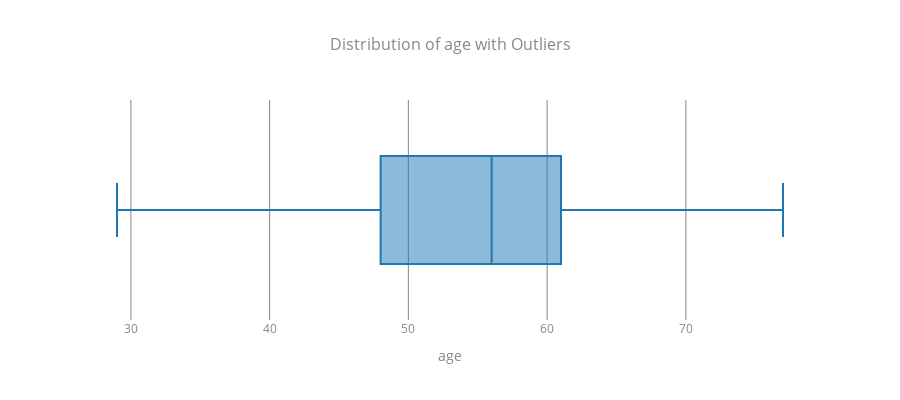
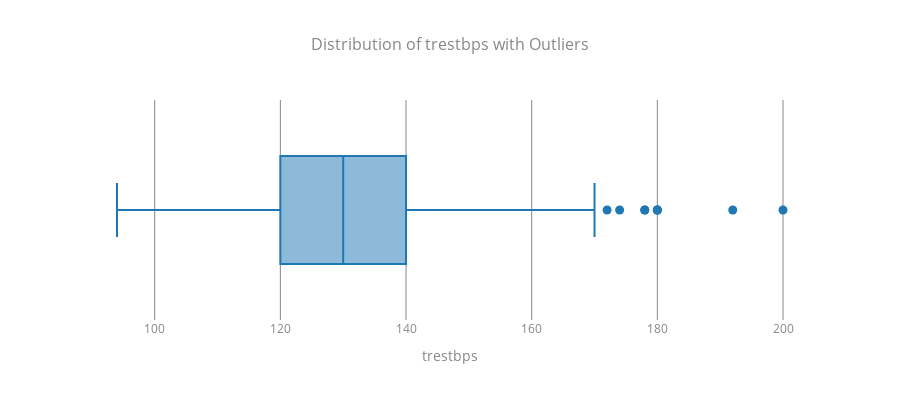
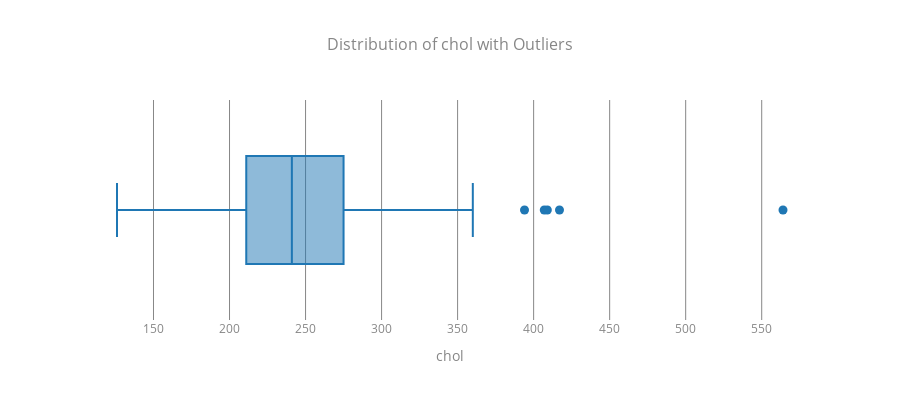
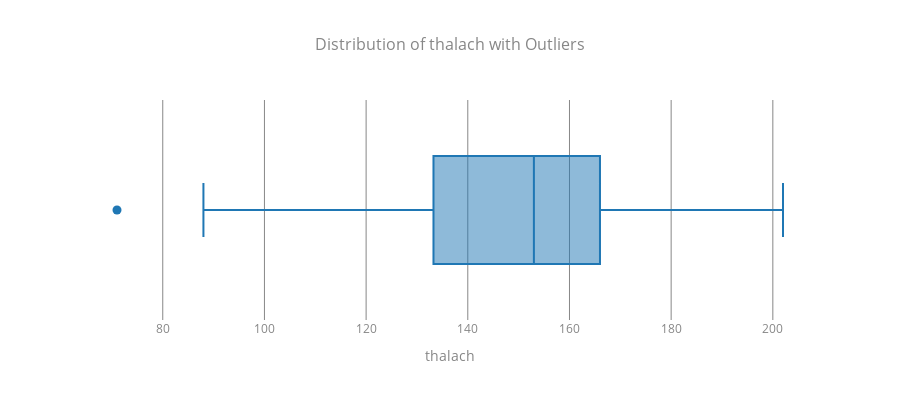

Here is the notebook cell these charts were saved with, in order:
### Markdown cell above
#### **Boxplots for outlier analysis (Interactive plots)**

### Code cell
# Set theme
fig_config = {
    'plot_bgcolor': "rgba(0,0,0,0)",   # Transparent plot area
    'paper_bgcolor': "rgba(0,0,0,0)",  # Transparent figure background
    'font': {'color': GRID_TEXT_COLOR, 'size': 12},
    'title': {'x': 0.5, 'xanchor': 'center', 'font': {'size': 16}},
    'height': 400
}

# Loop through numerical columns and create boxplots
for col in numerical_cols:
    fig = px.box(df, 
                 x=col, 
                 title=f'Distribution of {col} with Outliers',
                 color_discrete_sequence=[PRIMARY_COLOR], 
                 points='outliers')  
    
    # Apply styling
    fig.update_layout(**fig_config)
    fig.update_traces(marker=dict(size=9), line=dict(width=2))
    fig.update_xaxes(gridcolor=GRID_TEXT_COLOR, zerolinecolor=EDGE_COLOR)
    
    fig.show()

### Figure 1 — Plotly figure (JSON) as saved in the notebook; plotly's stock layout.template omitted (floating-point values rounded to 4 significant figures; data arrays with more than 128 entries replaced by an {"elided": "..."} marker saying what was removed)
{"data": [{"alignmentgroup": "True", "boxpoints": "outliers", "hovertemplate": "age=%{x}<extra></extra>", "legendgroup": "", "line": {"width": 2}, "marker": {"color": "#1f77b4", "size": 9}, "name": "", "notched": false, "offsetgroup": "", "orientation": "h", "showlegend": false, "type": "box", "x": {"elided": "303 float values"}, "x0": " ", "xaxis": "x", "y0": " ", "yaxis": "y"}], "layout": {"boxmode": "group", "font": {"color": "#878787", "size": 12}, "height": 400, "legend": {"tracegroupgap": 0}, "paper_bgcolor": "rgba(0,0,0,0)", "plot_bgcolor": "rgba(0,0,0,0)", "title": {"font": {"size": 16}, "text": "Distribution of age with Outliers", "x": 0.5, "xanchor": "center"}, "xaxis": {"anchor": "y", "domain": [0, 1], "gridcolor": "#878787", "title": {"text": "age"}, "zerolinecolor": "#1F1F1F"}, "yaxis": {"anchor": "x", "domain": [0, 1]}}}

### Figure 2 — Plotly figure (JSON) as saved in the notebook; plotly's stock layout.template omitted (floating-point values rounded to 4 significant figures; data arrays with more than 128 entries replaced by an {"elided": "..."} marker saying what was removed)
{"data": [{"alignmentgroup": "True", "boxpoints": "outliers", "hovertemplate": "trestbps=%{x}<extra></extra>", "legendgroup": "", "line": {"width": 2}, "marker": {"color": "#1f77b4", "size": 9}, "name": "", "notched": false, "offsetgroup": "", "orientation": "h", "showlegend": false, "type": "box", "x": {"elided": "303 float values"}, "x0": " ", "xaxis": "x", "y0": " ", "yaxis": "y"}], "layout": {"boxmode": "group", "font": {"color": "#878787", "size": 12}, "height": 400, "legend": {"tracegroupgap": 0}, "paper_bgcolor": "rgba(0,0,0,0)", "plot_bgcolor": "rgba(0,0,0,0)", "title": {"font": {"size": 16}, "text": "Distribution of trestbps with Outliers", "x": 0.5, "xanchor": "center"}, "xaxis": {"anchor": "y", "domain": [0, 1], "gridcolor": "#878787", "title": {"text": "trestbps"}, "zerolinecolor": "#1F1F1F"}, "yaxis": {"anchor": "x", "domain": [0, 1]}}}

### Figure 3 — Plotly figure (JSON) as saved in the notebook; plotly's stock layout.template omitted (floating-point values rounded to 4 significant figures; data arrays with more than 128 entries replaced by an {"elided": "..."} marker saying what was removed)
{"data": [{"alignmentgroup": "True", "boxpoints": "outliers", "hovertemplate": "chol=%{x}<extra></extra>", "legendgroup": "", "line": {"width": 2}, "marker": {"color": "#1f77b4", "size": 9}, "name": "", "notched": false, "offsetgroup": "", "orientation": "h", "showlegend": false, "type": "box", "x": {"elided": "303 float values"}, "x0": " ", "xaxis": "x", "y0": " ", "yaxis": "y"}], "layout": {"boxmode": "group", "font": {"color": "#878787", "size": 12}, "height": 400, "legend": {"tracegroupgap": 0}, "paper_bgcolor": "rgba(0,0,0,0)", "plot_bgcolor": "rgba(0,0,0,0)", "title": {"font": {"size": 16}, "text": "Distribution of chol with Outliers", "x": 0.5, "xanchor": "center"}, "xaxis": {"anchor": "y", "domain": [0, 1], "gridcolor": "#878787", "title": {"text": "chol"}, "zerolinecolor": "#1F1F1F"}, "yaxis": {"anchor": "x", "domain": [0, 1]}}}

### Figure 4 — Plotly figure (JSON) as saved in the notebook; plotly's stock layout.template omitted (floating-point values rounded to 4 significant figures; data arrays with more than 128 entries replaced by an {"elided": "..."} marker saying what was removed)
{"data": [{"alignmentgroup": "True", "boxpoints": "outliers", "hovertemplate": "thalach=%{x}<extra></extra>", "legendgroup": "", "line": {"width": 2}, "marker": {"color": "#1f77b4", "size": 9}, "name": "", "notched": false, "offsetgroup": "", "orientation": "h", "showlegend": false, "type": "box", "x": {"elided": "303 float values"}, "x0": " ", "xaxis": "x", "y0": " ", "yaxis": "y"}], "layout": {"boxmode": "group", "font": {"color": "#878787", "size": 12}, "height": 400, "legend": {"tracegroupgap": 0}, "paper_bgcolor": "rgba(0,0,0,0)", "plot_bgcolor": "rgba(0,0,0,0)", "title": {"font": {"size": 16}, "text": "Distribution of thalach with Outliers", "x": 0.5, "xanchor": "center"}, "xaxis": {"anchor": "y", "domain": [0, 1], "gridcolor": "#878787", "title": {"text": "thalach"}, "zerolinecolor": "#1F1F1F"}, "yaxis": {"anchor": "x", "domain": [0, 1]}}}
